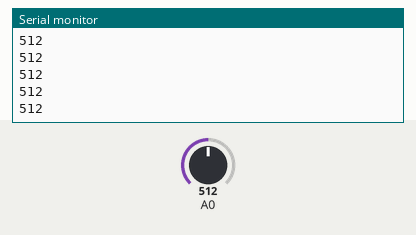
Recording of a sketch running on a simulated Arduino Uno, built with avr-gcc and run on an emulated ATmega328P. Shown: the last lines printed to the serial monitor. The test bench sets the inputs (shaded band); at power-on: A0 = 512.

Above: at 1.2 s.
1.3 s: A0 set to 716
At 2.3 s:
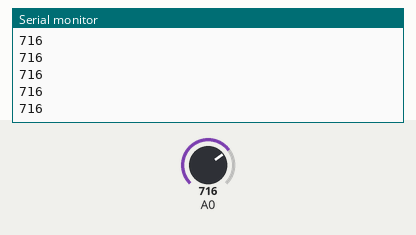
2.8 s: A0 set to 900
At 3.5 s:
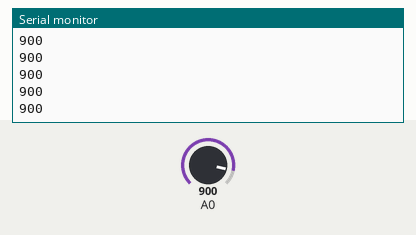
Timing chart, 0 to 5.8 s (numbered marks = the images above; inputs shaded):
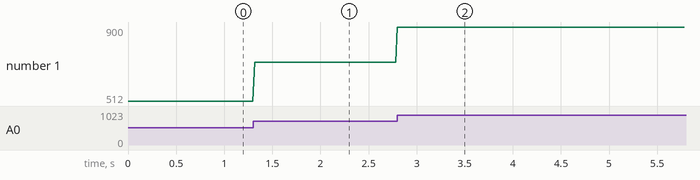

The sketch:

photoreceptor.ino
```cpp
/* GLOBALS */
    const int DARK_LED = 2; // LED to signal darkness
    const int LIGHT_LED = 4; // LED to signal brightness
    const int THRESHOLD = 900; // Threshold to check against
/* GLOBALS */

/* void setup
 * return: none
 * parameters: none
 * purpose: first function ran when arduino starts, configuration is done here
 */
void setup()
{
    Serial.begin(9600); // start a serial connection
} // setup

/* void loop
 * return: none
 * parameters: none
 * purpose: loop that runs infinitely in arduino.
 * whatever needs to be done repeatedly must be done here
 */
void loop()
{
    // read a value from photosensor
    // using ping ANALOG 0 (A0)
    int sensorValue = analogRead(A0);
    // print the value to the Serial Console
    Serial.println(sensorValue);
    // wait 20 milliseconds
    LED_Control(sensorValue);
    delay(20);
} // loop

/* void LED_Control
 * return: none
 * parameters: value of the photosensor
 * purpose: light either the darkness or brightness indicators
 */
void LED_Control(int __value)
{
    // if bright
    if (THRESHOLD >= __value) {
        digitalWrite(DARK_LED, LOW); // turn off DARK LED
        digitalWrite(LIGHT_LED, HIGH); // turn on LIGHT LED
    } // if
    // it's dark
    else {
        digitalWrite(DARK_LED, HIGH); // turn on DARK LED
        digitalWrite(LIGHT_LED, LOW); // turn off LIGHT LED
    } // else
} // LED_Control
```

Measured:
- after the input at 1.3 s, the serial monitor: prints a new line at once (image 1)
- after the input at 2.8 s, the serial monitor: prints a new line at once (image 2)
- plotted number 1: 512 → 716 after the input at 1.3 s, 716 → 900 after the input at 2.8 s
